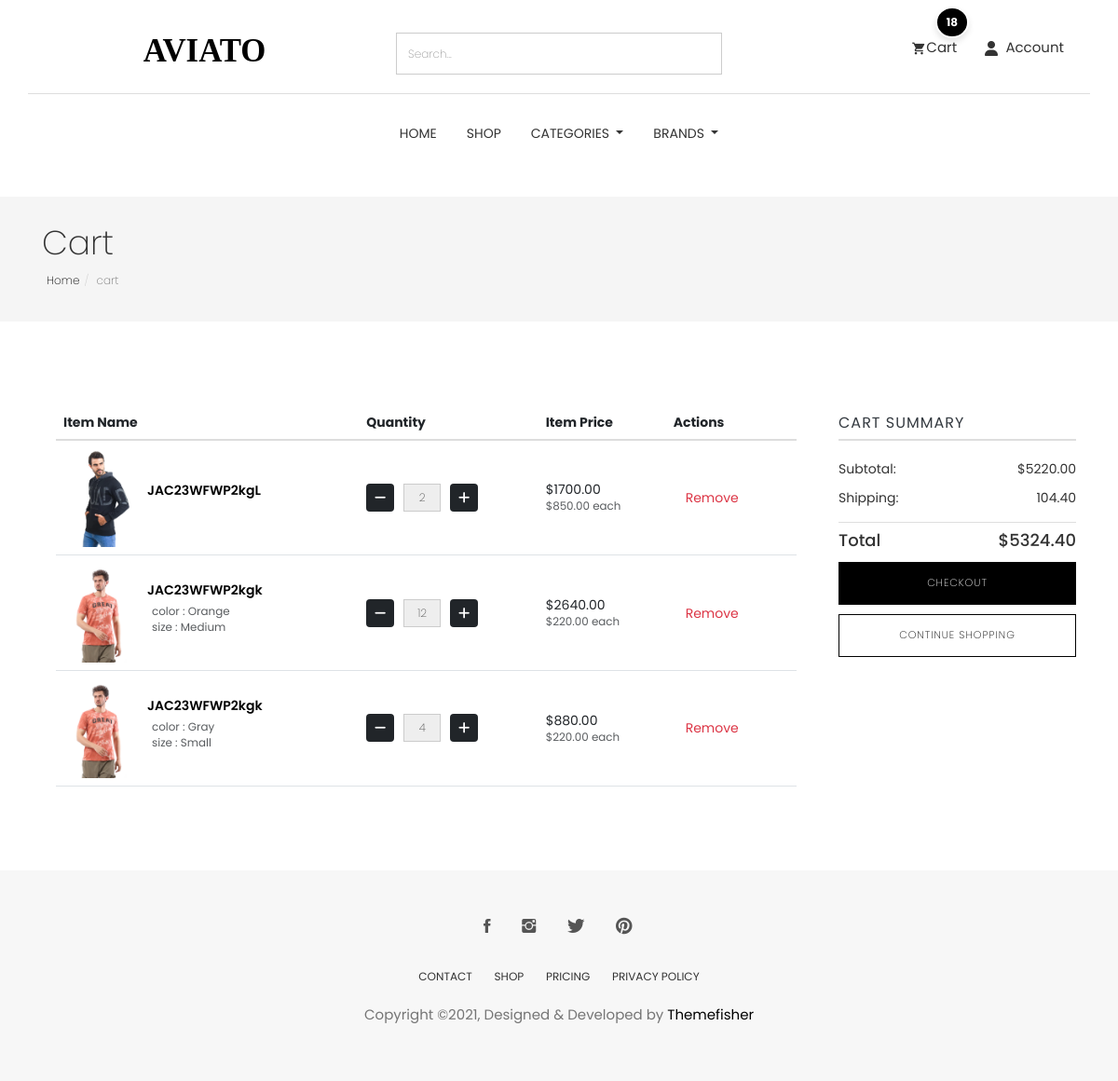
The app's page /cart/ (signed in), older data.
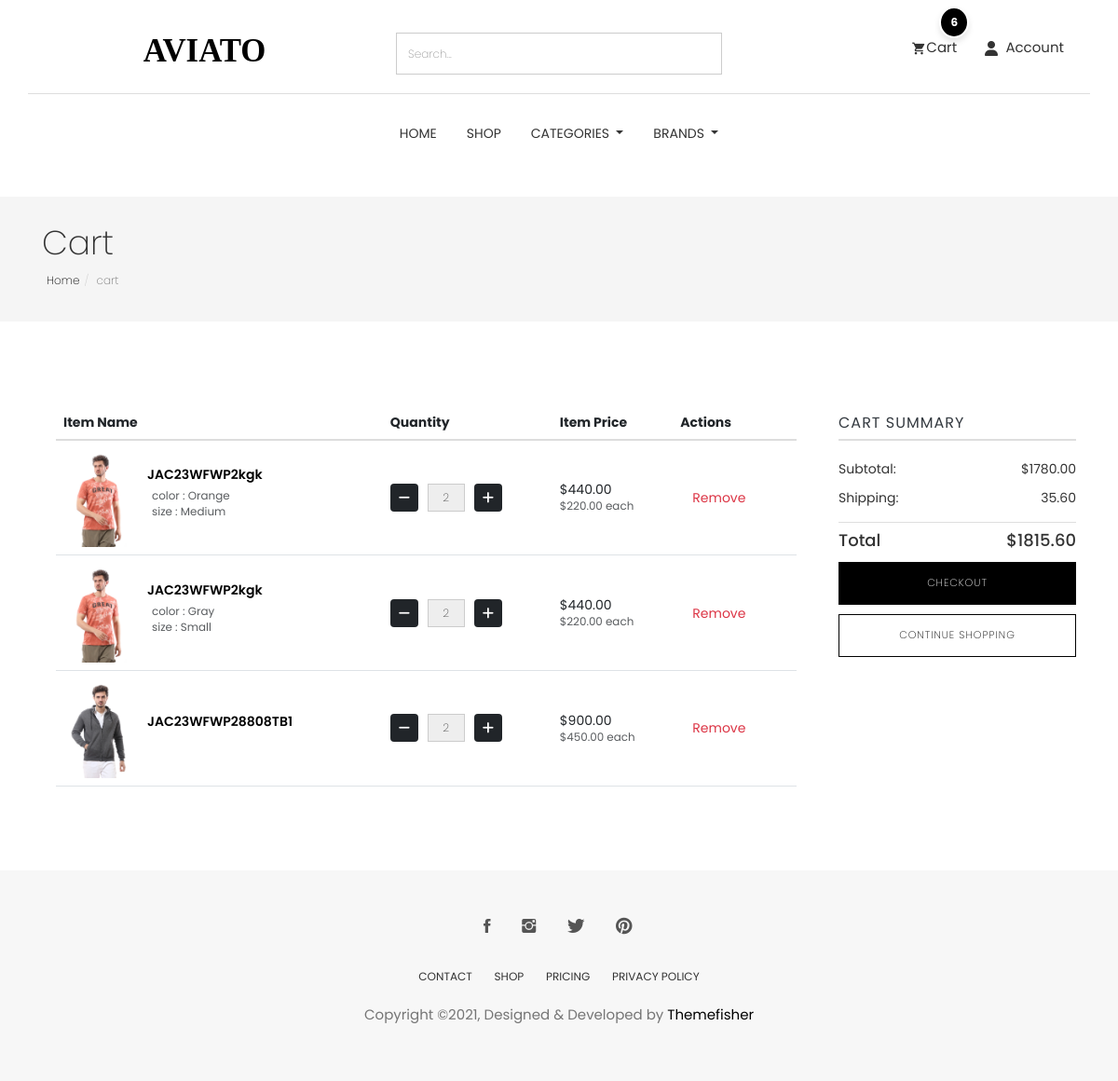
The same page, newer data.
### cart/models.py (models this page shows, shortened)
class CartItem(models.Model):
    user = models.ForeignKey(User,null=True,verbose_name="user cart", on_delete=models.CASCADE)
    product = models.ForeignKey(Product, on_delete=models.CASCADE)
    cart = models.ForeignKey(Cart, on_delete=models.CASCADE, blank=True, null=True)
    variations = models.ManyToManyField(Variation,blank=True)
    quantity = models.IntegerField()
    is_active = models.BooleanField(default=True)
    def sub_total(self):
        return self.product.price * self.quantity

### store/models.py (models this page shows, shortened)
class Product(models.Model):
    id = models.UUIDField(primary_key=True, default=uuid.uuid4, editable=False)
    name = models.CharField(unique=True, max_length=50)
    image = models.ImageField(upload_to='product/')
    stock = models.IntegerField(default=1)
    price = models.DecimalField(max_digits=10, decimal_places=2, default=Decimal('0.00'))
    description = models.TextField(max_length=10000, blank=True)
    created_at = models.DateTimeField(default=timezone.now)
    modified_date = models.DateTimeField(auto_now=True)
    slug = models.SlugField(null=True, blank=True, unique=True)
    views = models.PositiveIntegerField(default=0)
    is_available = models.BooleanField(default=True)
    on_sale = models.BooleanField(default=False)
    PRDBrand = models.ForeignKey('Brand', related_name='product_brand', on_delete=models.CASCADE, blank=True, null=True, verbose_name="Brand")
    like = models.ManyToManyField(User, blank=True, related_name='product_favourite')
    category = models.ForeignKey(Subcategory, related_name='product_subcategory', verbose_name="Subcategory", null=True, blank=True, on_delete=models.CASCADE)
    class Meta:
        ordering = ['-created_at']
        verbose_name = "Product"
        verbose_name_plural = "Products"

class Variation(models.Model):
    product = models.ForeignKey(Product,related_name='product_variation',  on_delete=models.CASCADE)
    variation_category = models.CharField( max_length=200 , choices=variation_category_choice)
    variation_value = models.CharField( max_length=200 )
    is_active = models.BooleanField(default=True)
    created_at = models.DateTimeField(  auto_now_add=True)
    objects = VariationManager()

### cart/views.py (the view)
# urls.py: path('' , views.cart , name='cart'),
def cart(request, total=0, quantity=0, cart_items=None):
    try:
        tax_obj = Tax.objects.last()  # Fetch the last Tax object
        tax_percentage = tax_obj.tax if tax_obj else Decimal('0.00')  # Get the tax value or default to 0
        if request.user.is_authenticated:
            cart_items = CartItem.objects.filter(user=request.user , is_active = True)
        else:
            cart = Cart.objects.get(cart_id=_cart_id(request))  # Get the cart using a session ID or similar method
            cart_items = CartItem.objects.filter(cart=cart, is_active=True)  # Get active items in the cart
        for cart_item in cart_items:
            total += cart_item.product.price * cart_item.quantity  # Sum up the product prices
            quantity += cart_item.quantity
        tax_amount = (tax_percentage * total) / Decimal('100')  # Calculate tax
        grand_total = total + tax_amount  # Grand total is the sum of the total and tax
        total = round(total, 2)
        tax_amount = round(tax_amount, 2)
        grand_total = round(grand_total, 2)
    except ObjectDoesNotExist:
        cart_items = []
        total = Decimal('0.00')
        quantity = 0
        tax_amount = Decimal('0.00')
        grand_total = Decimal('0.00')
    context = {
        'total': total,
        'quantity': quantity,
        'cart_items': cart_items,
        'grand_total': grand_total,
        'tax': tax_amount,
    }
    return render(request, 'cart.html', context)

### cart/templates/cart.html (shortened to what this page needs)
{% extends "base.html" %}
{% load static %}
{% block body %}
<section class="page-header">
    <div class="container">
        <div class="row">
            <div class="col-md-12">
                <div class="content">
                    <h1 class="page-name">Cart</h1>
                    <ol class="breadcrumb">
                        <li><a href="/">Home</a></li>
                        <li class="active">cart</li>
                    </ol>
                </div>
            </div>
        </div>
    </div>
</section>
<div class="page-wrapper">
    <div class="cart shopping">
        <div class="container">
            {% if not cart_items %}
            <div class="row justify-content-center">
                <div class="col-md-6 text-center">
                    <h2 class="mb-4">Your Cart is Currently Empty!</h2>
                    <p class="mb-4">It looks like you haven’t added anything to your cart yet. Start shopping to fill it
                        up!</p>
                    <a href="{% url 'product_list' %}" class="btn btn-main mt-3">Continue Shopping</a>
                </div>
            </div>
            {% else %}
            <div class="row">
                <div class="col-md-9 px-5">
                    <div class="block">
                        <div class="product-list">
                            <table class="table">
                                <thead>
                                    <tr>
                                        <th class="">Item Name</th>
                                        <th class="">Quantity</th>
                                        <th class="">Item Price</th>
                                        <th class="">Actions</th>
                                    </tr>
                                </thead>
                                <tbody>
                                    {% for cart_item in cart_items %}
                                    <tr class="">
                                        <td class="">
                                            <div class="product-info d-flex align-items-center">
                                                <img width="80" src="{{cart_item.product.image.url}}" alt="" />
                                                <div class="d-flex flex-column ">
                                                    <a
                                                        href="{% url 'product_details' cart_item.product.id %}">{{cart_item.product.name}}</a>
                                                    <p class="text-muted small mt-2 ms-4">
                                                        {% if cart_item.variations.all %}
                                                        {% for item in cart_item.variations.all %}
                                                        {{item.variation_category}} : {{item.variation_value}} <br>
                                                        {% endfor %}
                                                        {% endif %}
                                                    </p>
                                                </div>
                                            </div>
                                        </td>
                                        <td class="">
                                            <div class="quantity-controls">
                                                <a href="{% url 'decrement_cart' cart_item.product.id cart_item.id %}"
                                                    class="btn btn-dark decrement-btn"><i class="fas fa-minus"></i></a>
                                                <input type="text" class="form-control text-center quantity-input"
                                                    value="{{cart_item.quantity}}" readonly />
                                                <form action="{% url 'add_to_cart' cart_item.product.id%}"
                                                    method="POST">
                                                    <button class="btn btn-dark increment-btn"><i
                                                            class="fas fa-plus"></i></button>
                                                </form>
                                            </div>
                                        </td>
                                        <td class="">
                                            <div class="d-flex flex-column">
                                                ${{cart_item.sub_total}}
                                                <span class="text-muted small">${{cart_item.product.price}} each</span>
                                            </div>
                                        </td>
                                        <td class="">
                                            <a class="btn btn-outline-danger"
                                                href="{% url 'delete_cart' cart_item.product.id cart_item.id %}">Remove</a>
                                        </td>
                                    </tr>
                                    {% endfor %}
                                </tbody>
                            </table>
                        </div>
                    </div>
                </div>
                <div class="col-md-3">
                    <div class="product-checkout-details">
                        <div class="block">
                            <h4 class="widget-title">Cart Summary</h4>
                            <ul class="summary-prices">
                                <li>
                                    <span>Subtotal:</span>
                                    <span class="price">${{total}}</span>
                                </li>
                                <li>
                                    <span>Shipping:</span>
                                    <span>{{tax}}</span>
                                </li>
                            </ul>
                            <div class="summary-total">
                                <span>Total</span>
                                <span>${{grand_total}}</span>
                            </div>
                            <a href="{% url 'checkout' %}" class="btn btn-main mt-3 w-100">Checkout</a>
                            <a href="{% url 'product_list' %}" class="btn btn-solid-border mt-3 w-100">Continue
                                Shopping</a>
                        </div>
                    </div>
                </div>
            </div>
            {% endif %}
        </div>
    </div>
</div>
{% endblock body %}

### templates/base.html (shortened to what this page needs)
{% load static %}
<!DOCTYPE html>
<html lang="en">
<head>
	<link rel="stylesheet" href="https://cdnjs.cloudflare.com/ajax/libs/font-awesome/5.15.4/css/all.min.css" />
	<link rel="stylesheet" href="{% static 'plugins/themefisher-font/style.css'%}">
	<link rel="stylesheet" href="{% static 'plugins/bootstrap/css/bootstrap2.min.css'%}">
	<link rel="stylesheet" href="{% static 'plugins/bootstrap/css/bootstrap.min.css'%}">
	<link rel="stylesheet" href="{% static 'plugins/animate/animate.css'%}">
	<link rel="stylesheet" href="{% static 'plugins/slick/slick.css'%}">
	<link rel="stylesheet" href="{% static 'plugins/slick/slick-theme.css'%}">
	<link rel="stylesheet" href="{% static 'css/style.css'%}">
	<link rel="stylesheet" href="{% static 'css/all.min.css'%}">
</head>
<body id="body">
	<section class="top-header">
		<div class="container">
			<div class="row">
				<div class="col-md-4 col-xs-12 pt-2 col-sm-4">
					<div class="logo text-center mb-3 mb-md-0">
						<a href="/">
							<svg width="135px" height="29px" viewBox="0 0 155 29" version="1.1"
								xmlns="http://www.w3.org/2000/svg" xmlns:xlink="http://www.w3.org/1999/xlink">
								<g id="Page-1" stroke="none" stroke-width="1" fill="none" fill-rule="evenodd"
									font-size="40" font-family="AustinBold, Austin" font-weight="bold">
									<g id="Group" transform="translate(-108.000000, -297.000000)" fill="#000000">
										<text id="AVIATO">
											<tspan x="108.94" y="325">AVIATO</tspan>
										</text>
									</g>
								</g>
							</svg>
						</a>
					</div>
				</div>
				<div class="col-md-4 col-xs-12  col-sm-4">
					<form class="w-100" action="{% url 'search' %}"><input name="q" type="text" class="form-control"
							placeholder="Search..."></form>
				</div>
				<div class="col-md-4 col-xs-12 mt-2 col-sm-4">
					<ul class="top-menu text-right list-inline">
						<li class="dropdown cart-nav dropdown-slide">
							<a href="{% url 'cart' %}" class="position-relative" data-toggle="dropdown"
								data-hover="dropdown"><i class="tf-ion-android-cart"></i>Cart<div
									class="cart-item-count">
									{{quantity}}
								</div></a>
						</li>
						<li class="dropdown search dropdown-slide">
							<a href="{% url 'search' %}" name="q" class="" data-toggle="dropdown"
								data-hover="dropdown"><i class="fa-solid fa-user "></i>
								<span class="ms-1">Account</span>
								</a>
						</li>
					</ul>
				</div>
			</div>
		</div>
	</section>
	<section class="menu">
		<nav class="navbar navigation">
			<div class="container">
				<div id="navbar" class="navbar-collapse collapse text-center">
					<ul class="nav navbar-nav">
						<li class="dropdown {% if request.path == '/' %}active{% endif %} ">
							<a href="/">Home</a>
						</li>
						<li class="dropdown {% if request.path == '/products/' %}active{% endif %} ">
							<a href="{% url 'product_list'%}">Shop</a>
						</li>
						<li class="dropdown full-width dropdown-slide">
							<a href="#" class="dropdown-toggle" data-toggle="dropdown" data-hover="dropdown"
								data-delay="350" role="button" aria-haspopup="true" aria-expanded="false">Categories
							</a>
						</li>
						<li class="dropdown dropdown-slide">
							<a href="#!" class="dropdown-toggle" data-toggle="dropdown" data-hover="dropdown"
								data-delay="350" role="button" aria-haspopup="true" aria-expanded="false">Brands
							</a>
						</li>
					</ul>
				</div>
			</div>
		</nav>
	</section>
	{% block body %}
	{% endblock body %}
	<footer class="footer section text-center">
		<div class="container">
			<div class="row">
				<div class="col-md-12">
					<ul class="social-media">
						<li>
							<a href="https://www.facebook.com/themefisher">
								<i class="tf-ion-social-facebook"></i>
							</a>
						</li>
						<li>
							<a href="https://www.instagram.com/themefisher">
								<i class="tf-ion-social-instagram"></i>
							</a>
						</li>
						<li>
							<a href="https://www.twitter.com/themefisher">
								<i class="tf-ion-social-twitter"></i>
							</a>
						</li>
						<li>
							<a href="https://www.pinterest.com/themefisher/">
								<i class="tf-ion-social-pinterest"></i>
							</a>
						</li>
					</ul>
					<ul class="footer-menu text-uppercase">
						<li>
							<a href="contact.html">CONTACT</a>
						</li>
						<li>
							<a href="shop.html">SHOP</a>
						</li>
						<li>
							<a href="pricing.html">Pricing</a>
						</li>
						<li>
							<a href="contact.html">PRIVACY POLICY</a>
						</li>
					</ul>
					<p class="copyright-text">Copyright &copy;2021, Designed &amp; Developed by <a
							href="https://themefisher.com/">Themefisher</a></p>
				</div>
			</div>
		</div>
	</footer>
</body>
</html>

Row changes from the older to the newer data that the page shows:
removed CartItem: product.image (picture), product.name "JAC23WFWP2kgL", quantity "2", sub_total "1700.00", product.price "850.00"
removed CartItem: product.image (picture), product.name "JAC23WFWP2kgk", quantity "12", sub_total "2640.00", product.price "220.00", Variation (variation_category "color", variation_value "Orange"), Variation (variation_category "size", variation_value "Medium")
removed CartItem: product.image (picture), product.name "JAC23WFWP2kgk", quantity "4", sub_total "880.00", product.price "220.00", Variation (variation_category "color", variation_value "Gray"), Variation (variation_category "size", variation_value "Small")
added CartItem: product.image (picture), product.name "JAC23WFWP2kgk", quantity "2", sub_total "440.00", product.price "220.00", Variation (variation_category "color", variation_value "Orange"), Variation (variation_category "size", variation_value "Medium")
added CartItem: product.image (picture), product.name "JAC23WFWP2kgk", quantity "2", sub_total "440.00", product.price "220.00", Variation (variation_category "color", variation_value "Gray"), Variation (variation_category "size", variation_value "Small")
added CartItem: product.image (picture), product.name "JAC23WFWP28808TB1", quantity "2", sub_total "900.00", product.price "450.00"
Text that changed along with them:
{{ quantity }}: "18" → "6"
{{ total }}: "5220.00" → "1780.00"
{{ tax }}: "104.40" → "35.60"
{{ grand_total }}: "5324.40" → "1815.60"
